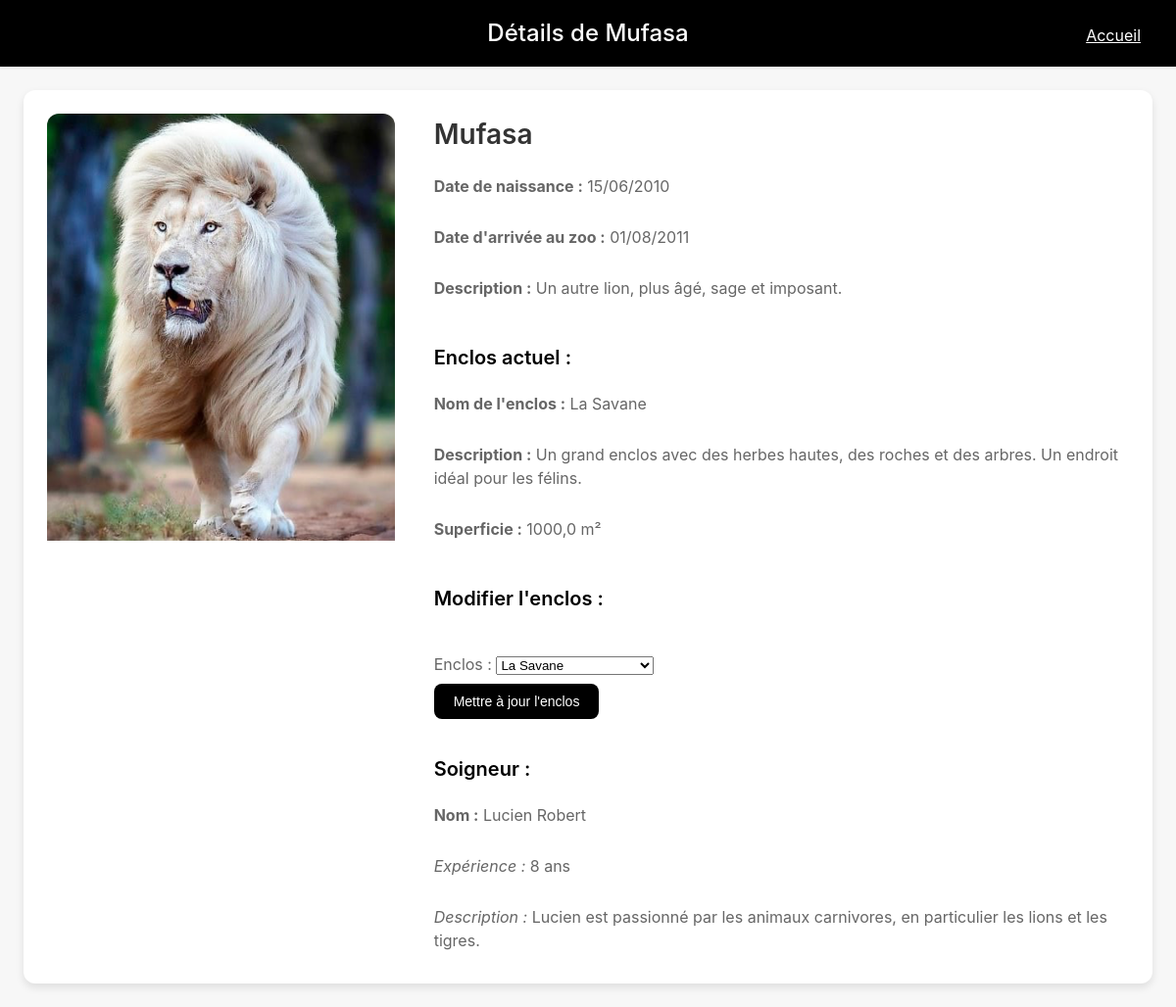
The page /animal/2/ on the database its author committed.
### zoo/models.py (models this page shows, shortened)
class Animal(models.Model):
    nom = models.CharField(max_length=100)
    description = models.CharField(max_length=1000)
    enclos = models.ForeignKey('Enclos', on_delete=models.CASCADE)
    soigneur = models.ForeignKey('Soigneur', on_delete=models.CASCADE, null=True, blank=True)
    date_naissance = models.DateField()
    date_arrivee = models.DateField(null=True, blank=True)
    image = models.ImageField(upload_to='images/', null=True, blank=True)

class Enclos(models.Model):
    nom = models.CharField(max_length=100)
    description = models.CharField(max_length=1000)
    superficie = models.FloatField(help_text="Superficie en m²")
    image = models.ImageField(upload_to='images/', null=True, blank=True)
    def __str__(self):
        return self.nom

class Soigneur(models.Model):
    nom = models.CharField(max_length=100)
    experience = models.IntegerField(help_text="Nombre d'années d'expérience")
    description = models.CharField(max_length=1000)

### zoo/views.py (the view)
# urls.py: path('animal/<int:animal_id>/', views.detail_animal, name='detail_animal'),
def detail_animal(request, animal_id):
    animal = get_object_or_404(Animal, id=animal_id)
    if request.method == 'POST':
        form = ChangeEnclosForm(request.POST, instance=animal)
        if form.is_valid():
            form.save()
            return redirect('detail_animal', animal_id=animal.id)
    else:
        form = ChangeEnclosForm(instance=animal)
    context = {
        'animal': animal,
        'form': form,
    }
    return render(request, 'zoo/detail_animal.html', context)

### zoo/forms.py
class ChangeEnclosForm(forms.ModelForm):
    class Meta:
        model = Animal
        fields = ['enclos']

### zoo/templates/zoo/detail_animal.html (shortened to what this page needs)
{% load static %}
{% block extra_head %}
    <link rel="stylesheet" href="{% static 'css/detail_animal.css' %}">
{% endblock %}
{% block content %}
    <header class="header">
        <h1>Détails de {{ animal.nom }}</h1>
        <a href="{% url 'index' %}" class="event-button">Accueil</a>
    </header>
    <main class="container">
        <section class="section animal-detail">
            <article class="animal-card">
                <div class="animal-image">
                    {% if animal.image %}
                        <img src="{{ animal.image.url }}" alt="Image de {{ animal.nom }}">
                    {% else %}
                        <h1>Pas d'image pour cet animal</h1>
                    {% endif %}
                </div>
                <div class="animal-info">
                    <h3>{{ animal.nom }}</h3>
                    <p><strong>Date de naissance :</strong> {{ animal.date_naissance|date:"d/m/Y" }}</p>
                    <p><strong>Date d'arrivée au zoo :</strong> {{ animal.date_arrivee|date:"d/m/Y" }}</p>
                    <p><strong>Description :</strong> {{ animal.description }}</p>
                    <h4>Enclos actuel :</h4>
                    <p><strong>Nom de l'enclos :</strong> {{ animal.enclos.nom }}</p>
                    <p><strong>Description :</strong> {{ animal.enclos.description }}</p>
                    <p><strong>Superficie :</strong> {{ animal.enclos.superficie }} m²</p>
                    <h4>Modifier l'enclos :</h4>
                    <form method="POST">
                        {{ form.as_p }}
                        <button type="submit">Mettre à jour l'enclos</button>
                    </form>
                    <h4>Soigneur :</h4>
                    <p><strong>Nom :</strong> {{ animal.soigneur.nom }}</p>
                    <p><em>Expérience :</em> {{ animal.soigneur.experience }} ans</p>
                    <p><em>Description :</em> {{ animal.soigneur.description }}</p>
                </div>
            </article>
        </section>
    </main>
{% endblock %}

### zoo/static/css/detail_animal.css (style rules this page uses)
* { margin: 0; padding: 0; box-sizing: border-box; }
.header { background-color: black; padding: 16px 24px; box-shadow: 0 1px 3px rgba(0, 0, 0, 0.1); position: sticky; top: 0; z-index: 100; text-align: center; color: white; }
.header h1 { font-size: 24px; font-weight: 500; }
.container { max-width: 1200px; margin: 0 auto; padding: 24px; }
.animal-card { display: flex; flex-wrap: wrap; gap: 20px; padding: 24px; background-color: white; border-radius: 12px; box-shadow: 0 4px 8px rgba(0, 0, 0, 0.1); }
.animal-image { flex: 1; max-width: 400px; overflow: hidden; border-radius: 12px; margin-right: 20px; }
.animal-image img { width: 100%; height: auto; object-fit: cover; }
.animal-info { flex: 2; display: flex; flex-direction: column; gap: 12px; }
.animal-info h3 { font-size: 28px; font-weight: 600; color: #333; }
.animal-info p { margin: 8px 0; line-height: 1.5; color: #666; }
form { margin-top: 20px; }
form button { background-color: #000; color: white; padding: 10px 20px; border: none; border-radius: 8px; cursor: pointer; font-size: 14px; font-weight: 500; transition: background-color 0.2s; }
h4 { margin-top: 24px; font-size: 20px; font-weight: 600; color: black; }
.event-button { background-color: #000; color: white; padding: 8px 16px; border: none; border-radius: 4px; cursor: pointer; position: absolute; right: 20px; top: 16px; }

### rows shown on the page
Animal: nom "Mufasa", image (picture), date_naissance "15/06/2010", date_arrivee "01/08/2011", description "Un autre lion, plus âgé, sage et imposant.", enclos.nom "La Savane", enclos.description "Un grand enclos avec des herbes hautes, des roches et des arbres. Un endroit idéal pour les félins.", enclos.superficie "1000,0", enclos "La Savane", soigneur.nom "Lucien Robert", soigneur.experience "8", soigneur.description "Lucien est passionné par les animaux carnivores, en particulier les lions et les tigres."
